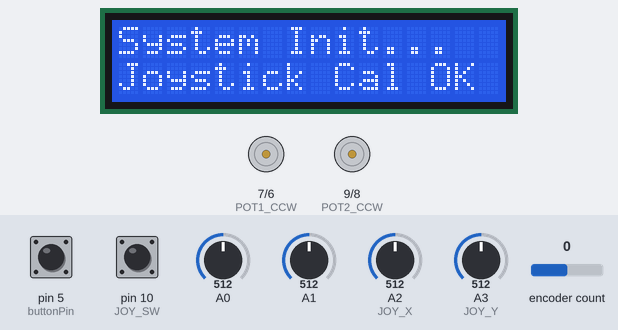
Simulated run of this sketch. Board: Arduino Uno, built with avr-gcc and run on an emulated ATmega328P. Shown: 16×2 character LCD, motor-driver pin pairs drawn as motors (green arrow = first pin HIGH = forward, orange = second pin HIGH = backward, longer = more drive). Inputs (shaded band) come from the test bench; at power-on: pin 5 (buttonPin) HIGH, pin 10 (JOY_SW) HIGH, A2 (JOY_X) = 512, A3 (JOY_Y) = 512, A0 = 512, A1 = 512, encoder count 0.

Above: at 0.7 s.
At 3.6 s:
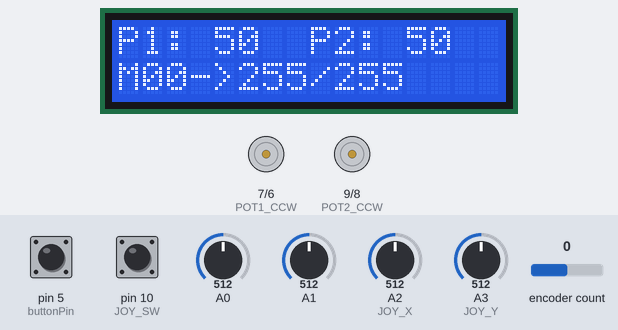
3.7 s: pin 5 (buttonPin) pulled LOW for 3.2 s
At 7.13 s:
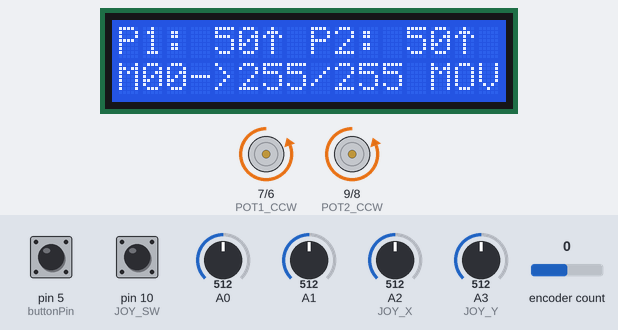
7.5 s: pin 10 (JOY_SW) pulled LOW for 0.15 s
At 7.9 s:
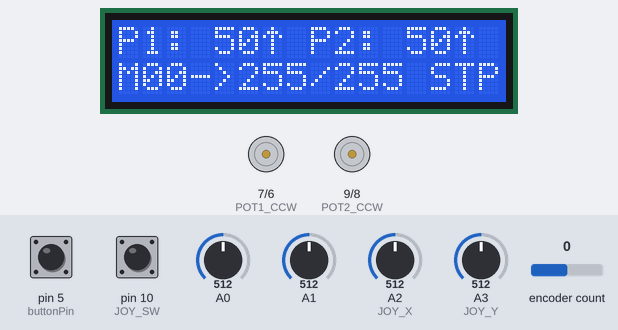
9.5 s: A2 (JOY_X) set to 586
11.0 s: A2 (JOY_X) set to 618
At 12.0 s:
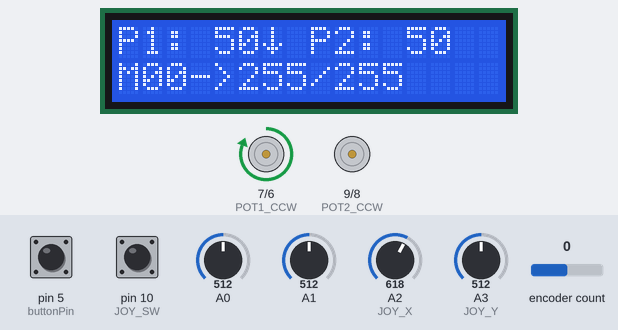
12.5 s: A3 (JOY_Y) set to 590
14.0 s: A3 (JOY_Y) set to 615
At 15.4 s:
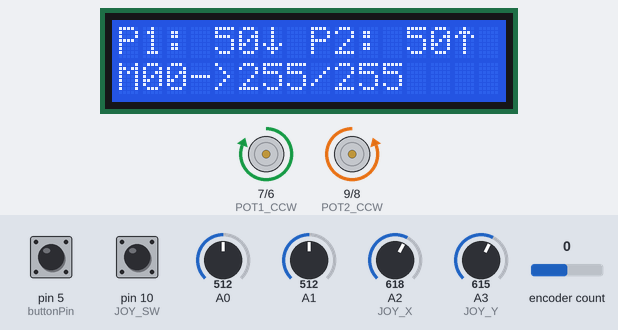
Timing chart, 0 to 16.5 s (numbered marks = the images above; inputs shaded):
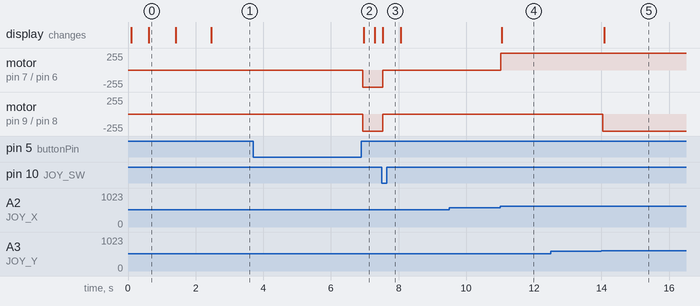

The sketch:

LC_Joystick_con_stop.ino
```cpp
#include <Wire.h>
#include <LiquidCrystal_I2C.h>
#include <EEPROM.h>
#include <Encoder.h>

LiquidCrystal_I2C lcd(0x27, 16, 2);
Encoder myEnc(3, 4);
const int buttonPin = 5;

// --- Motori ---
#define POT1_CW 6
#define POT1_CCW 7
#define POT2_CW 8
#define POT2_CCW 9

// --- Joystick ---
#define JOY_X A2
#define JOY_Y A3
#define JOY_SW 10
int JOY_MIN_X = 400;
int JOY_MAX_X = 600;
int JOY_MIN_Y = 400;
int JOY_MAX_Y = 600;

int pot1Val, pot2Val;
int memIndex = 0;
int lastMemIndex = -1;
long oldPosition = -999;
bool lastButtonState = HIGH;
bool autoMode = false;
bool calibMode = false;
const int tolerance = 1;
unsigned long buttonPressTime = 0;

unsigned long autoStartTime = 0;
const unsigned long autoTimeout = 30000;

bool movVisible = true;
unsigned long lastBlinkTime = 0;
const unsigned long blinkInterval = 300;

int pot1_min = 0, pot1_max = 1023;
int pot2_min = 0, pot2_max = 1023;

#define MAX_MEM 20
#define EEPROM_START 0
#define CALIB_EEPROM 900
#define EEPROM_MAGIC 0xA5A5

struct Memoria { byte pot1; byte pot2; };
Memoria memories[MAX_MEM];

byte arrowUp[8]   = {0b00100,0b01110,0b10101,0b00100,0b00100,0b00100,0b00100,0b00000};
byte arrowDown[8] = {0b00100,0b00100,0b00100,0b00100,0b10101,0b01110,0b00100,0b00000};

// ----------------------------------------------------------

void printAligned(int value, int digits) {
  if (digits == 3) { if (value < 10) lcd.print("  "); else if (value < 100) lcd.print(" "); }
  else if (digits == 2) { if (value < 10) lcd.print(" "); }
  lcd.print(value);
}

void saveMemory(int index){ if(index>=0 && index<MAX_MEM) EEPROM.put(EEPROM_START+index*sizeof(Memoria),memories[index]); }
void loadMemory(int index){ if(index>=0 && index<MAX_MEM) EEPROM.get(EEPROM_START+index*sizeof(Memoria),memories[index]); }
void saveCalibration(){ EEPROM.put(CALIB_EEPROM,pot1_min); EEPROM.put(CALIB_EEPROM+4,pot1_max);
  EEPROM.put(CALIB_EEPROM+8,pot2_min); EEPROM.put(CALIB_EEPROM+12,pot2_max); }
void loadCalibration(){ int check; EEPROM.get(CALIB_EEPROM+16,check);
  if(check==EEPROM_MAGIC){ EEPROM.get(CALIB_EEPROM,pot1_min); EEPROM.get(CALIB_EEPROM+4,pot1_max);
    EEPROM.get(CALIB_EEPROM+8,pot2_min); EEPROM.get(CALIB_EEPROM+12,pot2_max);} }
void markEEPROMValid(){ int c=EEPROM_MAGIC; EEPROM.put(CALIB_EEPROM+16,c); }
void resetMemories(){ for(int i=0;i<MAX_MEM;i++){memories[i].pot1=0;memories[i].pot2=0;
  EEPROM.put(EEPROM_START+i*sizeof(Memoria),memories[i]);} }

bool confirmReset(){
  lcd.clear(); lcd.setCursor(0,0); lcd.print("Reset Memories?");
  int choice=0; lcd.setCursor(0,1); lcd.print(">YES  NO   ");
  long lastEnc=myEnc.read()/4;
  while(true){
    long enc=myEnc.read()/4;
    if(enc!=lastEnc){
      lastEnc=enc; choice=constrain(enc,0,1);
      lcd.setCursor(0,1);
      if(choice==0) lcd.print(">YES  NO   "); else lcd.print(" YES  >NO   ");
    }
    bool btnState=digitalRead(buttonPin);
    if(btnState==LOW){ delay(50); while(digitalRead(buttonPin)==LOW); return (choice==0); }
  }
}

// ----------------------------------------------------------

void setup() {
  lcd.init(); lcd.backlight();
  pinMode(buttonPin, INPUT_PULLUP);
  pinMode(JOY_SW, INPUT_PULLUP);
  pinMode(POT1_CW, OUTPUT); pinMode(POT1_CCW, OUTPUT);
  pinMode(POT2_CW, OUTPUT); pinMode(POT2_CCW, OUTPUT);

  digitalWrite(POT1_CW,LOW); digitalWrite(POT1_CCW,LOW);
  digitalWrite(POT2_CW,LOW); digitalWrite(POT2_CCW,LOW);

  for(int i=0;i<MAX_MEM;i++) loadMemory(i);
  loadCalibration();

  lcd.createChar(0,arrowUp); lcd.createChar(1,arrowDown);
  lcd.setCursor(0,0); lcd.print("System Init...");
  delay(500);

  // --- Calibrazione iniziale joystick ---
  int xCenter = analogRead(JOY_X);
  int yCenter = analogRead(JOY_Y);
  JOY_MIN_X = xCenter - 90;  JOY_MAX_X = xCenter + 90;
  JOY_MIN_Y = yCenter - 90;  JOY_MAX_Y = yCenter + 90;

  lcd.setCursor(0,1); lcd.print("Joystick Cal OK");
  delay(800); lcd.clear();

  digitalWrite(POT1_CW,LOW); digitalWrite(POT1_CCW,LOW);
  digitalWrite(POT2_CW,LOW); digitalWrite(POT2_CCW,LOW);
  delay(1000);
}

// ----------------------------------------------------------

void loop() {
  pot1Val = map(analogRead(A0),0,1023,0,100);
  pot2Val = map(analogRead(A1),0,1023,0,100);

  long newPosition=myEnc.read()/4;
  if(newPosition!=oldPosition){ oldPosition=newPosition; memIndex=constrain(newPosition,0,MAX_MEM-1); }

  // Lettura joystick diretta
  int joyX = analogRead(JOY_X);
  int joyY = analogRead(JOY_Y);

  bool buttonState=digitalRead(buttonPin);
  if(buttonState==LOW && lastButtonState==HIGH) buttonPressTime=millis();
  else if(buttonState==HIGH && lastButtonState==LOW){
    unsigned long pressDuration=millis()-buttonPressTime;

    if(calibMode){
      if(pressDuration>15000){
        saveCalibration(); markEEPROMValid();
        lcd.clear(); lcd.setCursor(0,0); lcd.print("Calibration OK");
        lcd.setCursor(0,1); lcd.print("Values Saved!"); delay(2000);
        calibMode=false; lcd.clear();
      } else if(pressDuration<3000){
        pot1_min=0; pot1_max=1023; pot2_min=0; pot2_max=1023;
        lcd.clear(); lcd.setCursor(0,0); lcd.print("Reset Calibration");
        lcd.setCursor(0,1); lcd.print("Restart P1 e P2"); delay(1500); lcd.clear();
      }
    } else {
      if(pressDuration>=30000){ calibMode=true; lcd.clear(); }
      else if(pressDuration>=15000){
        if(confirmReset()){
          resetMemories(); lcd.clear();
          lcd.setCursor(0,0); lcd.print("All Memories");
          lcd.setCursor(0,1); lcd.print("Reset!"); delay(2000);
        } else lcd.clear();
      }
      else if(pressDuration>=6000){
        memories[memIndex].pot1=pot1Val; memories[memIndex].pot2=pot2Val;
        saveMemory(memIndex);
        lcd.setCursor(0,1);
        lcd.print("M"); if(memIndex<10) lcd.print("0");
        lcd.print(memIndex); lcd.print(" ");
        lcd.print(pot1Val); lcd.print("/"); lcd.print(pot2Val); lcd.print(" Saved!");
        delay(1000); lcd.setCursor(0,1); lcd.print("                ");
      }
      else if(pressDuration>=2000){
        autoMode=true; autoStartTime=millis(); movVisible=true; lastBlinkTime=millis();
      }
    }
  }
  lastButtonState=buttonState;

  // --- STOP emergenza joystick ---
  if (autoMode && digitalRead(JOY_SW) == LOW) {
    autoMode = false;
    digitalWrite(POT1_CW, LOW);
    digitalWrite(POT1_CCW, LOW);
    digitalWrite(POT2_CW, LOW);
    digitalWrite(POT2_CCW, LOW);
    lcd.setCursor(13,1); lcd.print("STP");
    delay(500);
    lcd.setCursor(13,1); lcd.print("   ");
  }

  if(calibMode){
    int raw1=analogRead(A0), raw2=analogRead(A1);
    if(raw1<pot1_min) pot1_min=raw1; if(raw1>pot1_max) pot1_max=raw1;
    if(raw2<pot2_min) pot2_min=raw2; if(raw2>pot2_max) pot2_max=raw2;
    int pot1_c=map(raw1,pot1_min,pot1_max,0,100);
    int pot2_c=map(raw2,pot2_min,pot2_max,0,100);
    if(millis()-lastBlinkTime>=blinkInterval){ movVisible=!movVisible; lastBlinkTime=millis(); }
    lcd.setCursor(0,0); lcd.print("P1:"); printAligned(pot1_c,3);
    lcd.setCursor(0,1); lcd.print("P2:"); printAligned(pot2_c,3);
    lcd.setCursor(13,1); if(movVisible) lcd.print("CAL"); else lcd.print("   ");
    digitalWrite(POT1_CW,LOW); digitalWrite(POT1_CCW,LOW);
    digitalWrite(POT2_CW,LOW); digitalWrite(POT2_CCW,LOW);
    delay(100); return;
  }

  char dirP1=' ', dirP2=' ';
  if(autoMode){
    if(millis()-autoStartTime>autoTimeout) autoMode=false;
    if(pot1Val<memories[memIndex].pot1-tolerance){
      digitalWrite(POT1_CW,HIGH); digitalWrite(POT1_CCW,LOW); dirP1=char(0);
    } else if(pot1Val>memories[memIndex].pot1+tolerance){
      digitalWrite(POT1_CW,LOW); digitalWrite(POT1_CCW,HIGH); dirP1=char(1);
    } else { digitalWrite(POT1_CW,LOW); digitalWrite(POT1_CCW,LOW); dirP1=' '; }

    if(pot2Val<memories[memIndex].pot2-tolerance){
      digitalWrite(POT2_CW,HIGH); digitalWrite(POT2_CCW,LOW); dirP2=char(0);
    } else if(pot2Val>memories[memIndex].pot2+tolerance){
      digitalWrite(POT2_CW,LOW); digitalWrite(POT2_CCW,HIGH); dirP2=char(1);
    } else { digitalWrite(POT2_CW,LOW); digitalWrite(POT2_CCW,LOW); dirP2=' '; }

    if(abs(pot1Val-memories[memIndex].pot1)<=tolerance &&
       abs(pot2Val-memories[memIndex].pot2)<=tolerance) autoMode=false;
    if(millis()-lastBlinkTime>=blinkInterval){ movVisible=!movVisible; lastBlinkTime=millis(); }
  } else {
    bool p1Active=false, p2Active=false;

    // ⚙️ ASSE SCAMBIATI (X controlla P1, Y controlla P2)
    if(joyX < JOY_MIN_X){ digitalWrite(POT1_CW,HIGH); digitalWrite(POT1_CCW,LOW); dirP1=char(0); p1Active=true; }
    else if(joyX > JOY_MAX_X){ digitalWrite(POT1_CW,LOW); digitalWrite(POT1_CCW,HIGH); dirP1=char(1); p1Active=true; }

    if(joyY > JOY_MAX_Y){ digitalWrite(POT2_CW,HIGH); digitalWrite(POT2_CCW,LOW); dirP2=char(0); p2Active=true; }
    else if(joyY < JOY_MIN_Y){ digitalWrite(POT2_CW,LOW); digitalWrite(POT2_CCW,HIGH); dirP2=char(1); p2Active=true; }

    if(!p1Active){ digitalWrite(POT1_CW,LOW); digitalWrite(POT1_CCW,LOW); }
    if(!p2Active){ digitalWrite(POT2_CW,LOW); digitalWrite(POT2_CCW,LOW); }
    movVisible=false;
  }

  lcd.setCursor(0,0);
  lcd.print("P1:"); printAligned(pot1Val,3); lcd.write(dirP1);
  lcd.print(" P2:"); printAligned(pot2Val,3); lcd.write(dirP2);

  lcd.setCursor(15,0);
  int check; EEPROM.get(CALIB_EEPROM+16,check);
  lcd.print((check==EEPROM_MAGIC)?"*":" ");

  if(memIndex!=lastMemIndex){ lcd.setCursor(0,1); lcd.print("                "); lastMemIndex=memIndex; }
  lcd.setCursor(0,1);
  lcd.print("M"); if(memIndex<10) lcd.print("0"); lcd.print(memIndex); lcd.print("->");
  if(memories[memIndex].pot1<10) lcd.print(" "); lcd.print(memories[memIndex].pot1);
  lcd.print("/"); if(memories[memIndex].pot2<10) lcd.print(" "); lcd.print(memories[memIndex].pot2);
  lcd.setCursor(13,1); if(movVisible) lcd.print("MOV"); else lcd.print("   ");

  delay(20);  // ⚡ refresh veloce 50 Hz
}
```

Measured:
- the behaviour switches between 602 and 603 on A2 (JOY_X) (found by bisection; images 3 and 4)
- the behaviour switches between 602 and 603 on A3 (JOY_Y) (found by bisection; images 4 and 5)
- after the input at 3.7 s, motor on pin 7 (POT1_CCW) / pin 6 (POT1_CW), motor on pin 9 (POT2_CCW) / pin 8 (POT2_CW): stopped → backward 255/255 after 3.2 s; the display: changes after 3.3 s (image 2)
- after the input at 7.5 s, motor on pin 7 (POT1_CCW) / pin 6 (POT1_CW), motor on pin 9 (POT2_CCW) / pin 8 (POT2_CW): backward 255/255 → stopped at once; the display: changes at once (image 3)
- after the input at 9.5 s, every drawn part: stays the same
- after the input at 11.0 s, motor on pin 7 (POT1_CCW) / pin 6 (POT1_CW): stopped → forward 255/255 at once; the display: changes after 0.05 s (image 4)
- after the input at 12.5 s, every drawn part: stays the same
- after the input at 14.0 s, motor on pin 9 (POT2_CCW) / pin 8 (POT2_CW): stopped → backward 255/255 at once; the display: changes after 0.08 s (image 5)
- what the display in image 0 shows lasts 0.8 s, from 0.6 s to 1.4 s
